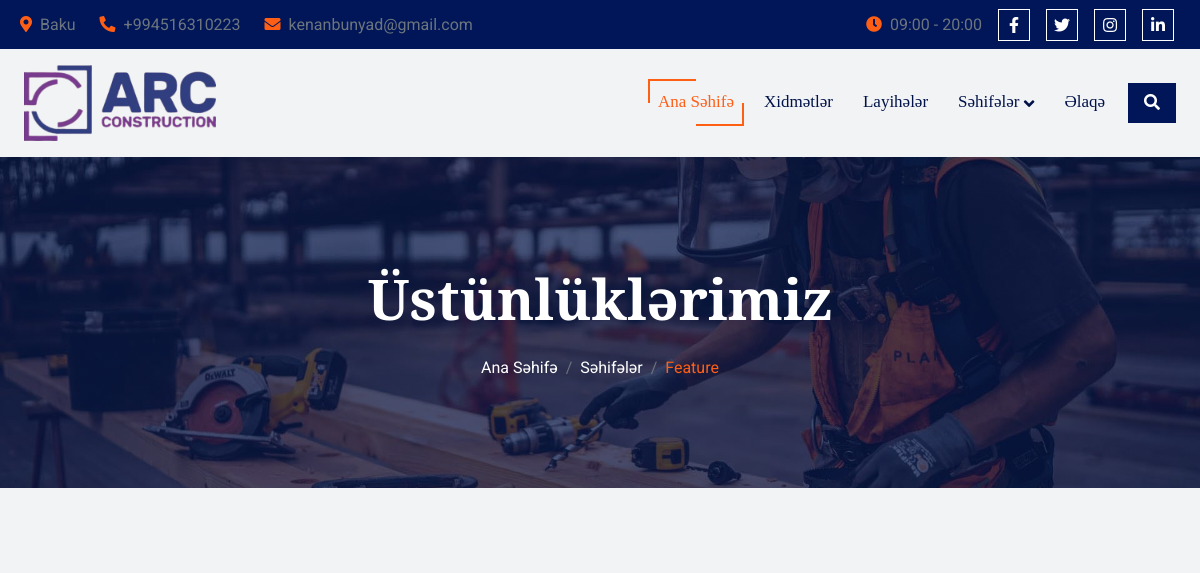
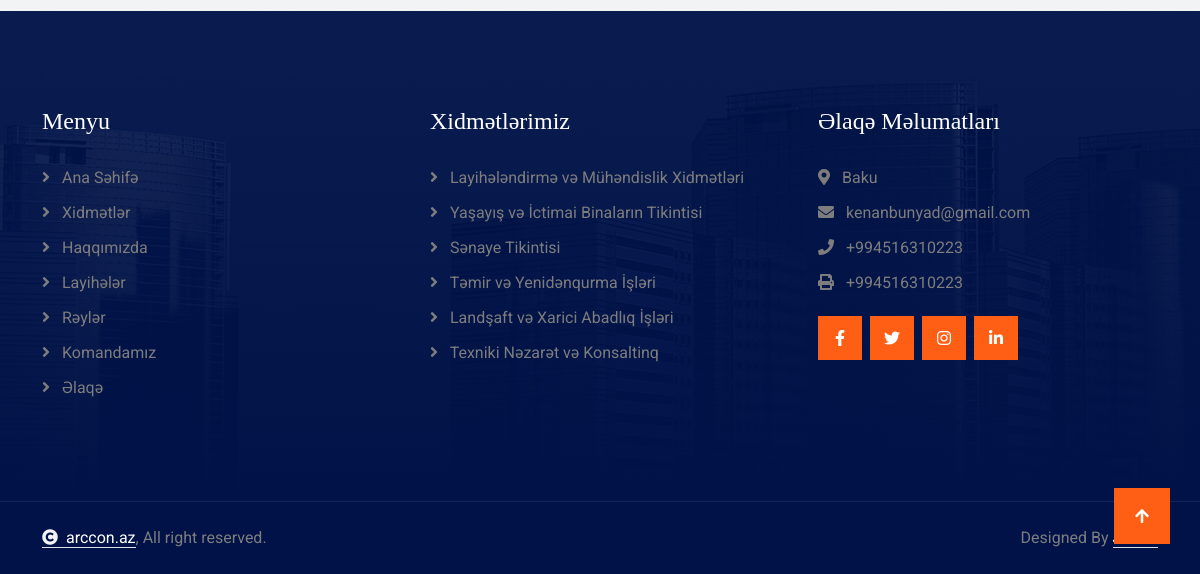
Page /features/ on the earlier database version (2 pictures, top to bottom).
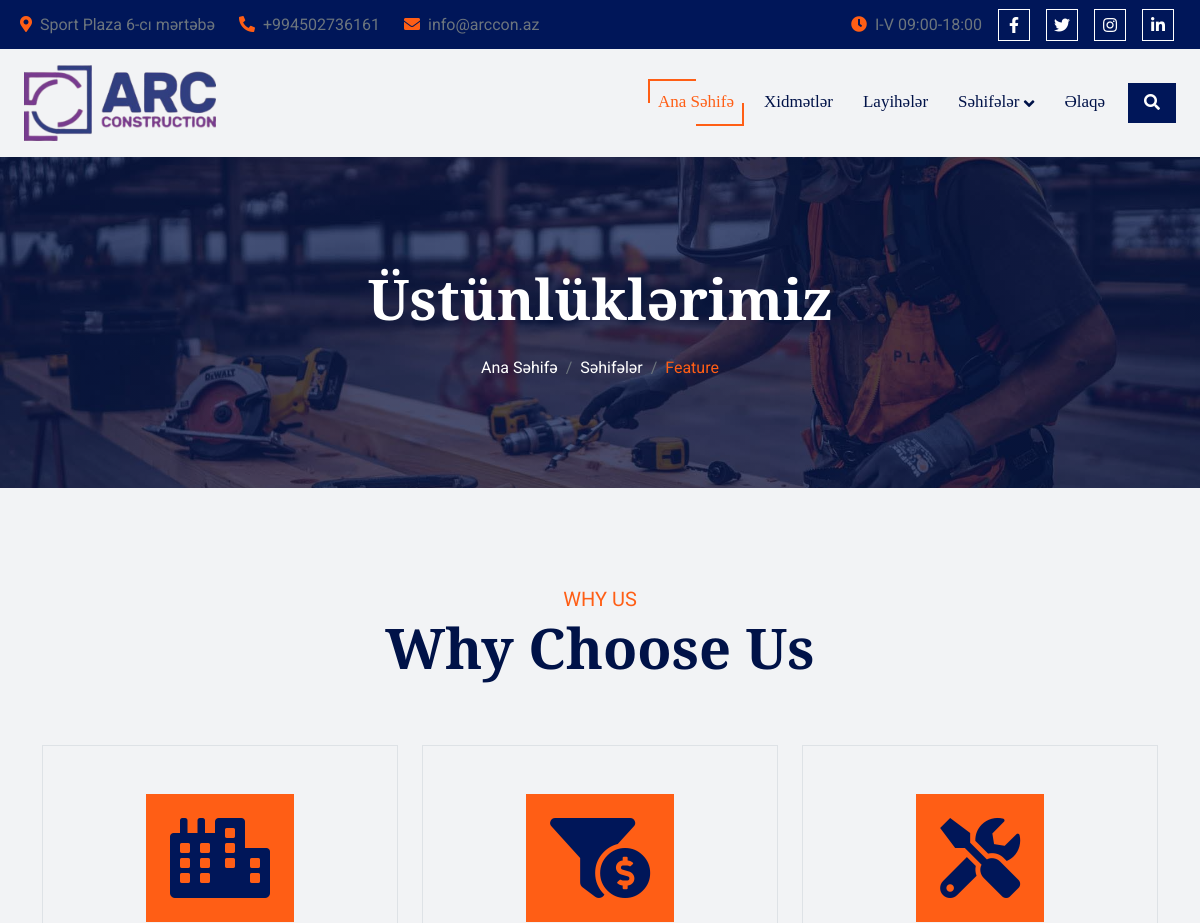
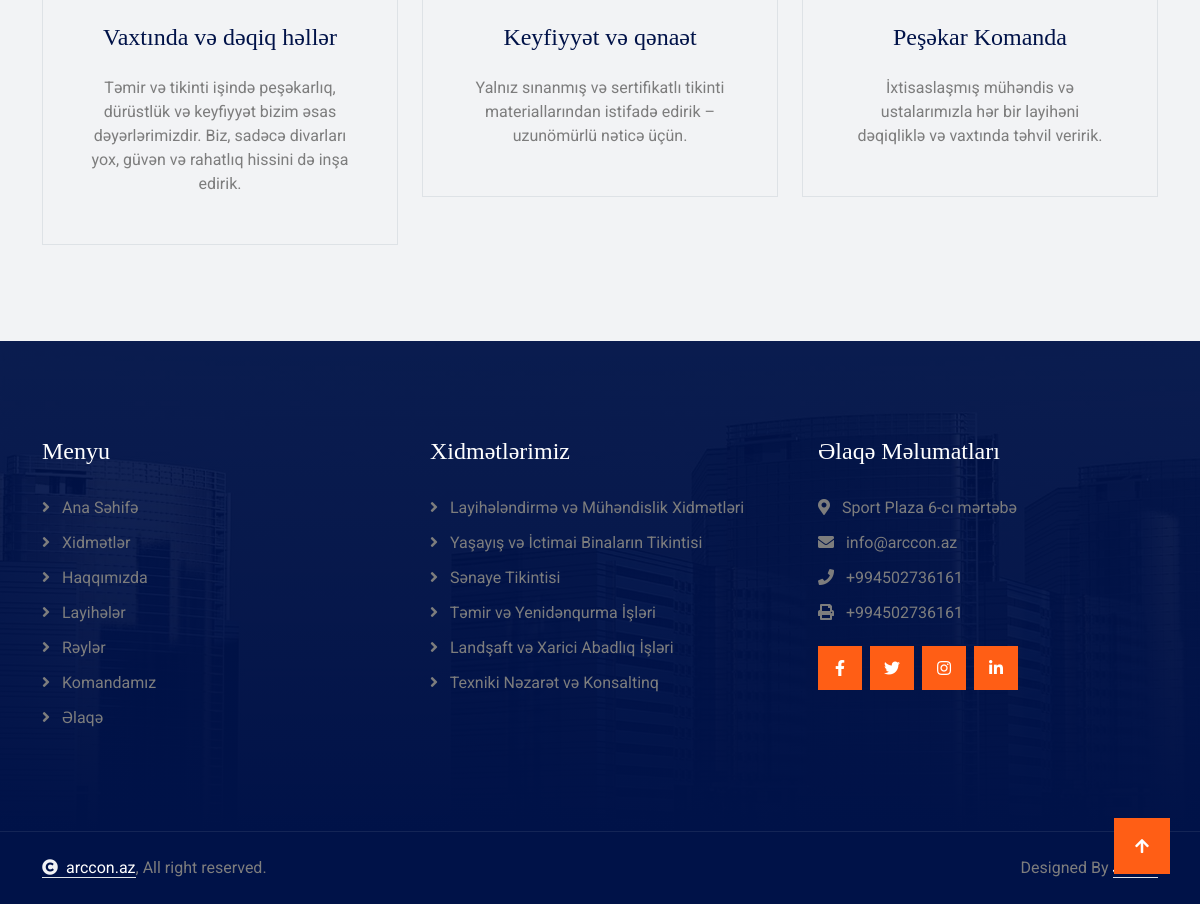
Same page on the later database version (2 pictures, top to bottom).
### core/models.py (models this page shows, shortened)
class CompanyInfo(models.Model):
    email = models.EmailField()
    phone = models.CharField(max_length=20)
    location = models.CharField(max_length=255)
    working_hours = models.CharField(max_length=100)
    class Meta:
        verbose_name = "Company Info"
        verbose_name_plural = "Company Info"

class WhyChooseUs(models.Model):
    title = models.CharField(max_length=255)
    description = models.TextField()
    class Meta:
        verbose_name = "Why Choose Us"
        verbose_name_plural = "Why Choose Us"

### core/views.py (the view)
# urls.py: path('features/', views.features, name='features'),
def features(request):
    why_choose_us = WhyChooseUs.objects.all()
    return render(request, 'feature.html', context={'why_choose_us': why_choose_us})

### core/context_processors.py (called while the page is built)
def company_info(request):
    company = CompanyInfo.objects.first()
    return {'company_info': company}

def social_media(request):
    social_media = SocialMedia.objects.first()
    return {'social_media': social_media}

### core/templates/feature.html (shortened to what this page needs)
{% extends 'base.html' %}
{% load static %}
{% block content %}
    <body>
        <div class="container-fluid bg-breadcrumb">
            <div class="container text-center py-5" style="max-width: 900px;">
                <h4 class="text-white display-4 mb-4 wow fadeInDown" data-wow-delay="0.1s">Üstünlüklərimiz</h4>
                <ol class="breadcrumb d-flex justify-content-center mb-0 wow fadeInDown" data-wow-delay="0.3s">
                    <li class="breadcrumb-item"><a href="{% url 'index' %}">Ana Səhifə</a></li>
                    <li class="breadcrumb-item"><a href="#">Səhifələr</a></li>
                    <li class="breadcrumb-item active text-secondary">Feature</li>
                </ol>
            </div>
        </div>
        <div class="container-fluid feature bg-light py-5">
            {% if why_choose_us %}
            <div class="container py-5">
                <div class="text-center mx-auto pb-5 wow fadeInUp" data-wow-delay="0.2s" style="max-width: 800px;">
                    <p class="text-uppercase text-secondary fs-5 mb-0">WHy US</p>
                    <h2 class="display-4 text-capitalize mb-3">Why Choose Us</h2>
                </div>
                <div class="row g-4">
                    <div class="col-lg-4 wow fadeInUp" data-wow-delay="0.2s">
                        <div class="feature-item text-center border p-5">
                            <div class="feature-img bg-secondary d-inline-flex p-4">
                                <i class="fas fa-city text-primary fa-5x"></i>
                            </div>
                                    {% with first_item=why_choose_us.0 %}
                                        <a href="#" class="h4 d-block my-4">{{ first_item.title }}</a>
                                        <p class="mb-0">{{ first_item.description }}</p>
                                        {% endwith %}
                        </div>
                    </div>
                    <div class="col-lg-4 wow fadeInUp" data-wow-delay="0.4s">
                        <div class="feature-item text-center border p-5">
                            <div class="feature-img bg-secondary d-inline-flex p-4">
                                <i class="fas fa-funnel-dollar text-primary fa-5x"></i>
                            </div>
                            {% with second_item=why_choose_us.1 %}
                            <a href="#" class="h4 d-block my-4">{{ second_item.title }}</a>
                            <p class="mb-0">{{ second_item.description }}</p>
                            {% endwith %}
                        </div>
                    </div>
                    <div class="col-lg-4 wow fadeInUp" data-wow-delay="0.6s">
                        <div class="feature-item text-center border p-5">
                            <div class="feature-img bg-secondary d-inline-flex p-4">
                                <i class="fas fa-tools text-primary fa-5x"></i>
                            </div>
                            {% with third_item=why_choose_us.2 %}
                            <a href="#" class="h4 d-block my-4">{{ third_item.title }}</a>
                            <p class="mb-0">{{ third_item.description }}</p>
                            {% endwith %}
                        </div>
                    </div>
                </div>
            </div>
            {% endif %}
        </div>
{% endblock %}

### core/templates/base.html (shortened to what this page needs)
<!DOCTYPE html>
{% load static %}
<html lang="en">
    <head>
        <link rel="stylesheet" href="https://use.fontawesome.com/releases/v5.15.4/css/all.css"/>
        <link href="https://cdn.jsdelivr.net/npm/bootstrap-icons@1.4.1/font/bootstrap-icons.css" rel="stylesheet">
        <link rel="stylesheet" href="https://cdnjs.cloudflare.com/ajax/libs/animate.css/4.1.1/animate.min.css"/>
        <link href="{% static 'lib/animate/animate.min.css' %}" rel="stylesheet">
        <link href="{% static 'lib/owlcarousel/assets/owl.carousel.min.css' %}" rel="stylesheet">
        <link href="{% static 'lib/lightbox/css/lightbox.min.css' %}" rel="stylesheet">
        <link href="{% static 'css/bootstrap.min.css' %}" rel="stylesheet">
        <link href="{% static 'css/style.css' %}" rel="stylesheet">
    </head>
    <body>
        <div class="container-fluid topbar d-none d-xl-block w-100">
            <div class="row gx-0 align-items-center" style="height: 45px;">
                <div class="col-lg-6 text-center text-lg-start mb-lg-0">
                    <div class="d-flex flex-wrap">
                        <a href="" class="text-muted me-4"><i class="fas fa-map-marker-alt text-secondary me-2"></i>{{ company_info.location }}</a>
                        <a href="" class="text-muted me-4"><i class="fas fa-phone-alt text-secondary me-2"></i>{{ company_info.phone }}</a>
                        <a href="" class="text-muted me-0"><i class="fas fa-envelope text-secondary me-2"></i>{{ company_info.email }}</a>
                    </div>
                </div>
                <div class="col-lg-6 text-center text-lg-end">
                    <div class="d-flex align-items-center justify-content-end">
                        <a href="#" class="text-muted me-3"><i class="fas fa-clock text-secondary me-2"></i>{{ company_info.working_hours }}</a>
                        <a href="{{ social_media.facebook }}" class="btn btn-primary btn-square border border-white me-3"><i class="fab fa-facebook-f"></i></a>
                        <a href="{{ social_media.twitter }}" class="btn btn-primary btn-square border border-white me-3"><i class="fab fa-twitter"></i></a>
                        <a href="{{ social_media.instagram }}" class="btn btn-primary btn-square border border-white me-3"><i class="fab fa-instagram"></i></a>
                        <a href="{{ social_media.linkedin }}" class="btn btn-primary btn-square border border-white me-3"><i class="fab fa-linkedin-in"></i></a>
                    </div>
                </div>
            </div>
        </div>
        <div class="container-fluid sticky-top px-0">
            <nav class="navbar navbar-expand-lg navbar-dark bg-light py-3 px-4">
                <a href="{% url 'index' %}" class="navbar-brand p-0">
                    <img style="width: 40%;" src="{% static 'img/logo.png' %}" alt="Logo">
                </a>
                <div class="collapse navbar-collapse" id="navbarCollapse">
                    <div class="navbar-nav ms-auto pt-2 pt-lg-0">
                        <a href="{% url 'index' %}" class="nav-item nav-link active">Ana Səhifə</a>
                        <a href="{% url 'services' %}" class="nav-item nav-link">Xidmətlər</a>
                        <a href="{% url 'projects' %}" class="nav-item nav-link">Layihələr</a>
                        <div class="nav-item dropdown">
                            <a href="#" class="nav-link dropdown-toggle text-dark" data-bs-toggle="dropdown">Səhifələr</a>
                        </div>
                        <a href="{% url 'contact' %}" class="nav-item nav-link">Əlaqə</a>
                    </div>
                    <div class="d-flex align-items-center flex-nowrap pt-3  pt-lg-0 ms-lg-2">
                        <button class="btn btn-primary py-2 px-3" data-bs-toggle="modal" data-bs-target="#searchModal"><i class="fas fa-search"></i></button>
                    </div>
                </div>
            </nav>
        </div>
        {% block content %}
        {% endblock %}
        <div class="container-fluid footer py-5 wow fadeIn" data-wow-delay="0.2s">
            <div class="container py-5">
                <div class="row g-5">
                    <div class="col-md-6 col-lg-6 col-xl-4">
                        <div class="footer-item d-flex flex-column">
                            <h4 class="text-white mb-4">Menyu</h4>
                            <a href="{% url 'index' %}"><i class="fas fa-angle-right me-2"></i> Ana Səhifə</a>
                            <a href="{% url 'services' %}"><i class="fas fa-angle-right me-2"></i> Xidmətlər</a>
                            <a href="{% url 'about' %}"><i class="fas fa-angle-right me-2"></i> Haqqımızda</a>
                            <a href="{% url 'projects' %}"><i class="fas fa-angle-right me-2"></i> Layihələr</a>
                            <a href="{% url 'testimonials' %}"><i class="fas fa-angle-right me-2"></i> Rəylər</a>
                            <a href="{% url 'team' %}"><i class="fas fa-angle-right me-2"></i> Komandamız</a>
                            <a href="{% url 'contact' %}"><i class="fas fa-angle-right me-2"></i> Əlaqə</a>
                        </div>
                    </div>
                    <div class="col-md-6 col-lg-6 col-xl-4">
                        <div class="footer-item d-flex flex-column">
                            <h4 class="text-white mb-4">Xidmətlərimiz</h4>
                            <a href="#"><i class="fas fa-angle-right me-2"></i> Layihələndirmə və Mühəndislik Xidmətləri</a>
                            <a href="#"><i class="fas fa-angle-right me-2"></i> Yaşayış və İctimai Binaların Tikintisi</a>
                            <a href="#"><i class="fas fa-angle-right me-2"></i> Sənaye Tikintisi</a>
                            <a href="#"><i class="fas fa-angle-right me-2"></i> Təmir və Yenidənqurma İşləri</a>
                            <a href="#"><i class="fas fa-angle-right me-2"></i> Landşaft və Xarici Abadlıq İşləri</a>
                            <a href="#"><i class="fas fa-angle-right me-2"></i> Texniki Nəzarət və Konsaltinq</a>
                        </div>
                    </div>
                    <div class="col-md-6 col-lg-6 col-xl-4">
                        <div class="footer-item d-flex flex-column">
                            <h4 class="text-white mb-4">Əlaqə Məlumatları</h4>
                            <a href=""><i class="fa fa-map-marker-alt me-2"></i> {{ company_info.location }}</a>
                            <a href=""><i class="fas fa-envelope me-2"></i> {{ company_info.email }}</a>
                            <a href=""><i class="fas fa-phone me-2"></i> {{ company_info.phone }}</a>
                            <a href="" class="mb-3"><i class="fas fa-print me-2"></i> {{ company_info.phone }}</a>
                            <div class="footer-btn d-flex align-items-center">
                                <a class="btn btn-secondary btn-md-square me-2" href="{{ social_media.facebook }}"><i class="fab fa-facebook-f text-white"></i></a>
                                <a class="btn btn-secondary btn-md-square me-2" href="{{ social_media.twitter }}"><i class="fab fa-twitter text-white"></i></a>
                                <a class="btn btn-secondary btn-md-square me-2" href="{{ social_media.instagram }}"><i class="fab fa-instagram text-white"></i></a>
                                <a class="btn btn-secondary btn-md-square me-0" href="{{ social_media.linkedin }}"><i class="fab fa-linkedin-in text-white"></i></a>
                            </div>
                        </div>
                    </div>
                </div>
            </div>
        </div>
        <div class="container-fluid copyright py-4">
            <div class="container">
                <div class="row g-4 align-items-center">
                    <div class="col-md-6 text-center text-md-start mb-md-0">
                        <span class="text-body"><a href="#" class="border-bottom text-white"><i class="fas fa-copyright text-light me-2"></i>arccon.az</a>, All right reserved.</span>
                    </div>
                    <div class="col-md-6 text-center text-md-end text-body">
                        Designed By <a class="border-bottom text-white" href="https://www.linkedin.com/in/kananbunyad">Jarrus</a>
                    </div>
                </div>
            </div>
        </div>
        <a href="#" class="btn btn-secondary btn-lg-square back-to-top"><i class="fa fa-arrow-up"></i></a>
    </body>
</html>

### core/static/css/style.css (style rules this page uses)
.back-to-top { position: fixed; right: 30px; bottom: 30px; transition: 0.5s; z-index: 99; }
.btn { font-weight: 600; transition: .5s; }
.btn-square { width: 32px; height: 32px; }
.btn-md-square { width: 44px; height: 44px; }
.btn-lg-square { width: 56px; height: 56px; }
.btn-square, .btn-sm-square, .btn-md-square, .btn-lg-square, .btn-xl-square { padding: 0; display: flex; align-items: center; justify-content: center; font-weight: normal; }
.btn.btn-primary { border: none; }
.btn.btn-secondary { color: var(--bs-white); border: none; }
.topbar { padding: 2px 10px 2px 20px; background: var(--bs-primary); }
.sticky-top { transition: 1s; }
.navbar .navbar-nav .nav-item.nav-link, .navbar .navbar-nav .nav-link { color: var(--bs-dark); }
.navbar .navbar-nav .nav-link { position: relative; padding: 10px; font-weight: 400; font-family: "Playfair Display", serif; font-size: 17px; transition: .5s; z-index: 99; }
.navbar .navbar-nav .nav-item { margin: 0 5px; }
.navbar .navbar-nav .nav-item::before, .navbar .navbar-nav .nav-item::after { content: ""; width: 0; height: 0; position: absolute; border: 2px solid var(--bs-secondary); opacity: 0; transition: 0.5s; z-index: 2 !important; }
.navbar .navbar-nav .nav-item::before { top: 0; left: 0; border-bottom: 0; border-right: 0; }
.navbar .navbar-nav .nav-item::after { bottom: 0; right: 0; border-top: 0; border-left: 0; }
.navbar .navbar-nav .nav-item:hover::after, .navbar .navbar-nav .nav-item:hover::before, .navbar .navbar-nav .nav-item.active::after, .navbar .navbar-nav .nav-item.active::before { width: 50%; height: 50%; opacity: 1; }
.navbar .navbar-nav .nav-link:hover, .navbar .navbar-nav .nav-link.active, .sticky-top .navbar .navbar-nav .nav-link:hover, .sticky-top .navbar .navbar-nav .nav-link.active { color: var(--bs-secondary) !important; }
.navbar .dropdown-toggle::after { border: none; content: "\f107" !important; font-family: "Font Awesome 5 Free"; font-weight: 600; vertical-align: middle; }
.bg-breadcrumb { position: relative; overflow: hidden; background: linear-gradient(rgba(0, 18, 72, 0.7), rgba(0, 18, 72, 0.7)), url(../img/carousel-2.jpg); background-position: center center; background-repeat: no-repeat; background-size: cover; padding: 60px 0 60px 0; }
.bg-breadcrumb .breadcrumb { position: relative; }
.bg-breadcrumb .breadcrumb .breadcrumb-item a { color: var(--bs-white); }
.feature .feature-item { position: relative; transition: 0.5s; }
.footer { background: linear-gradient(rgba(0, 18, 72, 0.9), rgba(0, 18, 72, 1)), url(../img/footer-img.jpg); background-position: center top; background-repeat: no-repeat; background-size: cover; }
.footer .footer-item a { line-height: 35px; color: var(--bs-body); transition: 0.5s; }
.footer .footer-item .footer-btn a, .footer .footer-item .footer-btn a i { transition: 0.5s; }
.copyright { border-top: 1px solid rgba(255, 255, 255, 0.08); background: var(--bs-dark); }

Differences in the rows shown:
changed CompanyInfo: location "Baku" → "Sport Plaza 6-cı mərtəbə"; phone "+994516310223" → "+994502736161"; email "kenanbunyad@gmail.com" → "info@arccon.az"; working_hours "09:00 - 20:00" → "I-V 09:00-18:00"
added WhyChooseUs: title "Vaxtında və dəqiq həllər", description "Təmir və tikinti işində peşəkarlıq, dürüstlük və keyfiyyət bizim əsas dəyərlərimizdir. Biz, sadəcə divarları yox, güvən və rahatlıq hissini də inşa edirik."
added WhyChooseUs: title "Keyfiyyət və qənaət", description "Yalnız sınanmış və sertifikatlı tikinti materiallarından istifadə edirik – uzunömürlü nəticə üçün."
added WhyChooseUs: title "Peşəkar Komanda", description "İxtisaslaşmış mühəndis və ustalarımızla hər bir layihəni dəqiqliklə və vaxtında təhvil veririk."
Other differences:
text now shown: "WHY US Why Choose Us"
